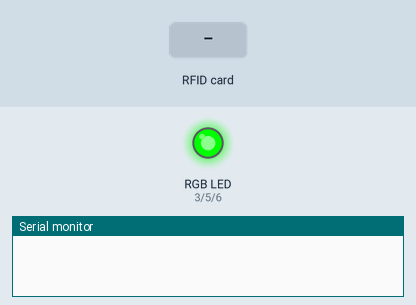
Simulated run of this sketch. Board: Arduino Uno, built with avr-gcc and run on an emulated ATmega328P. Parts: an RGB LED mixed from three pins (HIGH = lit), the last lines printed to the serial monitor. Inputs (shaded band) come from the test bench. Pins used as bus, display or sensor lines are not drawn.

Above: at 1.2 s.
1.3 s: RFID card 44 39 59 52 held to the reader
At 2.4 s:
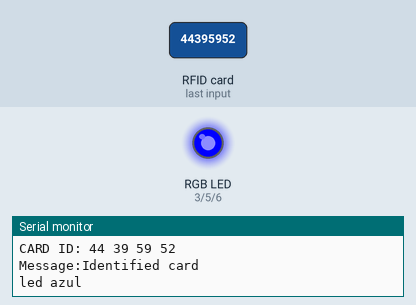
2.8 s: RFID card 5E 7A 19 C4 held to the reader
At 5.0 s:
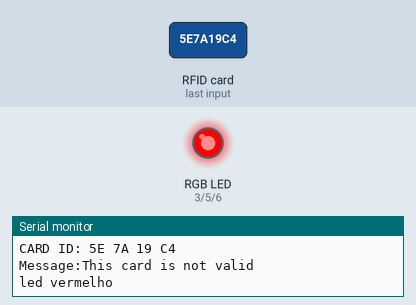
Timing chart, 0 to 8.8 s (numbered marks = the images above; inputs shaded):
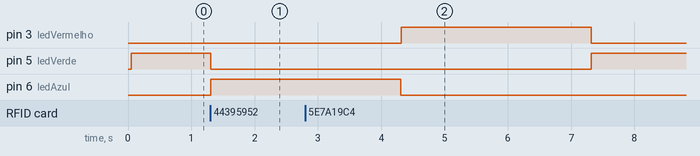

Measured:
- after the input at 1.3 s, pin 5 (ledVerde): HIGH → LOW at once; pin 6 (ledAzul): LOW → HIGH at once
- after the input at 2.8 s, pin 3 (ledVermelho): LOW → HIGH after 1.5 s, → LOW 3.0 s later; pin 5 (ledVerde): LOW → HIGH after 4.5 s instead of 1.5 s

The sketch:

rfid_one.ino
```cpp
#include <SPI.h>
#include <MFRC522.h>


// Pinagens
// uso do #define pois utiliza menos espaço na memoria
#define SS_PIN 10
#define RST_PIN 9
MFRC522 mfrc522(SS_PIN, RST_PIN);   //instancia

//Pinos do LED RGB
int ledVermelho =3;
int ledVerde =5;
int ledAzul =6;

char st[20];

void setup()
{
  Serial.begin(9600);   // Inicia comunicação Serial
  SPI.begin();          // Inicia comunicação SPI bus
  mfrc522.PCD_Init();   // Inicia MFRC522

  //Inicia os pinos do LED RGB como saida
  pinMode(ledVermelho, OUTPUT);
  pinMode(ledVerde, OUTPUT);
  pinMode(ledAzul, OUTPUT);
}
  //Metodo chamado quando a tag é valida e cadastrada
  void tagValida()
  {
    Serial.println("led azul");
    digitalWrite(ledAzul,HIGH);
    digitalWrite(ledVermelho, LOW);
    digitalWrite(ledVerde, LOW);
  }

  //Metodo chamado quando a tag invalida / desconhecida
  void tagInvalida()
  {
    Serial.print("led vermelho");
    digitalWrite(ledAzul,LOW);
    digitalWrite(ledVermelho,  HIGH);
    digitalWrite(ledVerde, LOW);
  }

   void setColor(int vermelho, int verde, int azul)
  {
    analogWrite(ledVermelho, vermelho);
    analogWrite(ledVerde, verde);
    analogWrite(ledAzul, azul);
  }

  //Metodo chamado quando cartão é retirado da baía
  void tagVazia()
  {
    setColor(255,128,0);
  }

  //Metodo chamado quando a baía está livre
  void baiaLivre()
  {
    digitalWrite(ledAzul,LOW);
    digitalWrite(ledVermelho,  LOW);
    digitalWrite(ledVerde, HIGH);
  }

void loop()
{

  baiaLivre();

  // Verifica existência de novos cartoes
  if ( ! mfrc522.PICC_IsNewCardPresent()) {
    return;
  }

  // Lê o cartao
  if ( ! mfrc522.PICC_ReadCardSerial()) {
    return;
  }

  // Printa o ID do cartão na serial
  Serial.print("CARD ID:");
  String rlb = "";
  byte letra;

  for (byte i = 0; i < mfrc522.uid.size; i++) {
     Serial.print(mfrc522.uid.uidByte[i] < 0x10 ? " 0" : " ");
     Serial.print(mfrc522.uid.uidByte[i], HEX);
     rlb.concat(String(mfrc522.uid.uidByte[i] < 0x10 ? " 0" : " "));
     rlb.concat(String(mfrc522.uid.uidByte[i], HEX));
  }

  Serial.println();
  Serial.print("Message:");
  rlb.toUpperCase();

  if (rlb.substring(1) == "44 39 59 52") { // ID cartão
    Serial.println("Identified card");
    tagValida();
    Serial.println();
    delay(3000);

  } else {
    Serial.println("This card is not valid");
    tagInvalida();
    Serial.println();

    delay(3000);
  }
}
```
